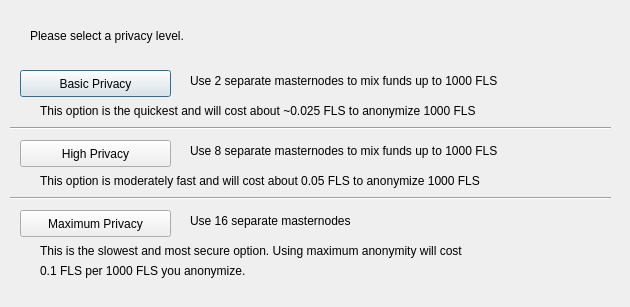
<?xml version="1.0" encoding="UTF-8"?>
<ui version="4.0">
 <class>ObfuscationConfig</class>
 <widget class="QDialog" name="ObfuscationConfig">
  <property name="geometry">
   <rect>
    <x>0</x>
    <y>0</y>
    <width>630</width>
    <height>307</height>
   </rect>
  </property>
  <property name="windowTitle">
   <string>Configure Obfuscation</string>
  </property>
  <widget class="QPushButton" name="buttonBasic">
   <property name="geometry">
    <rect>
     <x>20</x>
     <y>70</y>
     <width>151</width>
     <height>27</height>
    </rect>
   </property>
   <property name="text">
    <string>Basic Privacy</string>
   </property>
  </widget>
  <widget class="QPushButton" name="buttonHigh">
   <property name="geometry">
    <rect>
     <x>20</x>
     <y>140</y>
     <width>151</width>
     <height>27</height>
    </rect>
   </property>
   <property name="text">
    <string>High Privacy</string>
   </property>
  </widget>
  <widget class="QPushButton" name="buttonMax">
   <property name="geometry">
    <rect>
     <x>20</x>
     <y>210</y>
     <width>151</width>
     <height>27</height>
    </rect>
   </property>
   <property name="text">
    <string>Maximum Privacy</string>
   </property>
  </widget>
  <widget class="QLabel" name="label">
   <property name="geometry">
    <rect>
     <x>30</x>
     <y>20</y>
     <width>571</width>
     <height>31</height>
    </rect>
   </property>
   <property name="text">
    <string>Please select a privacy level.</string>
   </property>
  </widget>
  <widget class="QLabel" name="label_2">
   <property name="geometry">
    <rect>
     <x>190</x>
     <y>70</y>
     <width>421</width>
     <height>21</height>
    </rect>
   </property>
   <property name="text">
    <string>Use 2 separate masternodes to mix funds up to 1000 FLS</string>
   </property>
  </widget>
  <widget class="QLabel" name="label_3">
   <property name="geometry">
    <rect>
     <x>190</x>
     <y>140</y>
     <width>411</width>
     <height>21</height>
    </rect>
   </property>
   <property name="text">
    <string>Use 8 separate masternodes to mix funds up to 1000 FLS</string>
   </property>
  </widget>
  <widget class="QLabel" name="label_4">
   <property name="geometry">
    <rect>
     <x>190</x>
     <y>210</y>
     <width>421</width>
     <height>21</height>
    </rect>
   </property>
   <property name="text">
    <string>Use 16 separate masternodes</string>
   </property>
  </widget>
  <widget class="QLabel" name="label_6">
   <property name="geometry">
    <rect>
     <x>40</x>
     <y>100</y>
     <width>561</width>
     <height>21</height>
    </rect>
   </property>
   <property name="text">
    <string>This option is the quickest and will cost about ~0.025 FLS to anonymize 1000 FLS</string>
   </property>
  </widget>
  <widget class="QLabel" name="label_7">
   <property name="geometry">
    <rect>
     <x>40</x>
     <y>170</y>
     <width>561</width>
     <height>21</height>
    </rect>
   </property>
   <property name="text">
    <string>This option is moderately fast and will cost about 0.05 FLS to anonymize 1000 FLS</string>
   </property>
  </widget>
  <widget class="QLabel" name="label_8">
   <property name="geometry">
    <rect>
     <x>40</x>
     <y>240</y>
     <width>561</width>
     <height>21</height>
    </rect>
   </property>
   <property name="text">
    <string>This is the slowest and most secure option. Using maximum anonymity will cost</string>
   </property>
  </widget>
  <widget class="QLabel" name="label_9">
   <property name="geometry">
    <rect>
     <x>40</x>
     <y>260</y>
     <width>561</width>
     <height>21</height>
    </rect>
   </property>
   <property name="text">
    <string>0.1 FLS per 1000 FLS you anonymize.</string>
   </property>
  </widget>
  <widget class="Line" name="line">
   <property name="geometry">
    <rect>
     <x>10</x>
     <y>120</y>
     <width>601</width>
     <height>16</height>
    </rect>
   </property>
   <property name="orientation">
    <enum>Qt::Horizontal</enum>
   </property>
  </widget>
  <widget class="Line" name="line_2">
   <property name="geometry">
    <rect>
     <x>10</x>
     <y>190</y>
     <width>601</width>
     <height>16</height>
    </rect>
   </property>
   <property name="orientation">
    <enum>Qt::Horizontal</enum>
   </property>
  </widget>
 </widget>
 <resources/>
 <connections/>
</ui>
